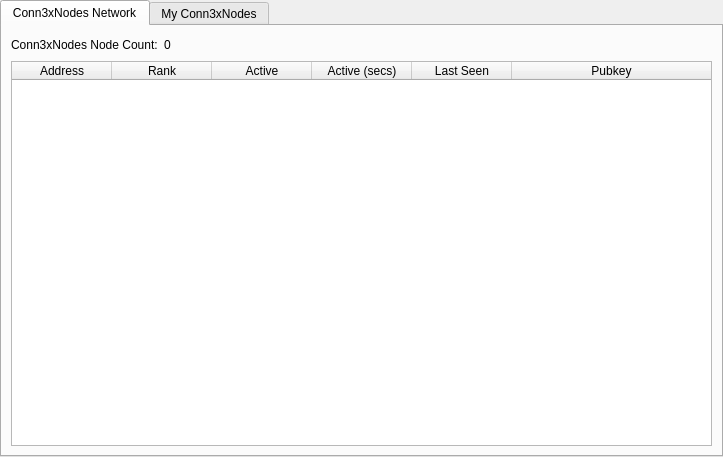
<?xml version="1.0" encoding="UTF-8"?>
<ui version="4.0">
 <class>MasternodeManager</class>
 <widget class="QWidget" name="MasternodeManager">
  <property name="geometry">
   <rect>
    <x>0</x>
    <y>0</y>
    <width>723</width>
    <height>457</height>
   </rect>
  </property>
  <property name="windowTitle">
   <string>Form</string>
  </property>
  <layout class="QVBoxLayout" name="topLayout">
   <property name="leftMargin">
    <number>0</number>
   </property>
   <property name="topMargin">
    <number>0</number>
   </property>
   <property name="rightMargin">
    <number>0</number>
   </property>
   <property name="bottomMargin">
    <number>0</number>
   </property>
   <item>
    <layout class="QVBoxLayout" name="verticalLayout">
     <property name="bottomMargin">
      <number>0</number>
     </property>
     <item>
      <widget class="QTabWidget" name="tabWidget">
       <property name="currentIndex">
        <number>0</number>
       </property>
       <widget class="QWidget" name="tab">
        <attribute name="title">
         <string>Conn3xNodes Network</string>
        </attribute>
        <layout class="QGridLayout" name="gridLayout">
         <item row="1" column="0">
          <widget class="QTableWidget" name="tableWidget">
           <property name="editTriggers">
            <set>QAbstractItemView::NoEditTriggers</set>
           </property>
           <property name="alternatingRowColors">
            <bool>true</bool>
           </property>
           <property name="selectionBehavior">
            <enum>QAbstractItemView::SelectRows</enum>
           </property>
           <attribute name="horizontalHeaderStretchLastSection">
            <bool>true</bool>
           </attribute>
           <column>
            <property name="text">
             <string>Address</string>
            </property>
           </column>
           <column>
            <property name="text">
             <string>Rank</string>
            </property>
           </column>
           <column>
            <property name="text">
             <string>Active</string>
            </property>
           </column>
           <column>
            <property name="text">
             <string>Active (secs)</string>
            </property>
           </column>
           <column>
            <property name="text">
             <string>Last Seen</string>
            </property>
           </column>
           <column>
            <property name="text">
             <string>Pubkey</string>
            </property>
           </column>
          </widget>
         </item>
         <item row="0" column="0">
          <layout class="QHBoxLayout" name="horizontalLayout_3">
           <property name="bottomMargin">
            <number>0</number>
           </property>
           <item>
            <widget class="QLabel" name="label_2">
             <property name="text">
              <string>Conn3xNodes Node Count:</string>
             </property>
            </widget>
           </item>
           <item>
            <widget class="QLabel" name="countLabel">
             <property name="text">
              <string>0</string>
             </property>
            </widget>
           </item>
           <item>
            <spacer name="horizontalSpacer_3">
             <property name="orientation">
              <enum>Qt::Horizontal</enum>
             </property>
             <property name="sizeHint" stdset="0">
              <size>
               <width>40</width>
               <height>20</height>
              </size>
             </property>
            </spacer>
           </item>
          </layout>
         </item>
        </layout>
       </widget>
       <widget class="QWidget" name="tab_2">
        <attribute name="title">
         <string>My Conn3xNodes</string>
        </attribute>
        <layout class="QGridLayout" name="gridLayout_2">
         <item row="0" column="0">
          <layout class="QVBoxLayout" name="verticalLayout_2">
           <property name="bottomMargin">
            <number>0</number>
           </property>
           <item>
            <layout class="QHBoxLayout" name="horizontalLayout">
             <item>
              <widget class="QPushButton" name="createButton">
               <property name="text">
                <string>&amp;Create...</string>
               </property>
              </widget>
             </item>
             <item>
              <widget class="QPushButton" name="copyAddressButton">
               <property name="text">
                <string>Copy &amp;Address</string>
               </property>
              </widget>
             </item>
             <item>
              <spacer name="horizontalSpacer">
               <property name="orientation">
                <enum>Qt::Horizontal</enum>
               </property>
               <property name="sizeHint" stdset="0">
                <size>
                 <width>40</width>
                 <height>20</height>
                </size>
               </property>
              </spacer>
             </item>
            </layout>
           </item>
           <item>
            <widget class="QTableWidget" name="tableWidget_2">
             <property name="editTriggers">
              <set>QAbstractItemView::NoEditTriggers</set>
             </property>
             <property name="alternatingRowColors">
              <bool>true</bool>
             </property>
             <property name="selectionMode">
              <enum>QAbstractItemView::SingleSelection</enum>
             </property>
             <property name="selectionBehavior">
              <enum>QAbstractItemView::SelectRows</enum>
             </property>
             <attribute name="horizontalHeaderStretchLastSection">
              <bool>true</bool>
             </attribute>
             <column>
              <property name="text">
               <string>Alias</string>
              </property>
             </column>
             <column>
              <property name="text">
               <string>IP/Onion</string>
              </property>
             </column>
             <column>
              <property name="text">
               <string>Status</string>
              </property>
             </column>
             <column>
              <property name="text">
               <string>Collateral Address</string>
              </property>
             </column>
            </widget>
           </item>
           <item>
            <layout class="QHBoxLayout" name="horizontalLayout_2">
             <property name="bottomMargin">
              <number>0</number>
             </property>
             <item>
              <widget class="QPushButton" name="editButton">
               <property name="text">
                <string>&amp;Edit</string>
               </property>
              </widget>
             </item>
             <item>
              <widget class="QPushButton" name="getConfigButton">
               <property name="text">
                <string>&amp;Get Config</string>
               </property>
              </widget>
             </item>
             <item>
              <widget class="QPushButton" name="removeButton">
               <property name="text">
                <string>&amp;Remove</string>
               </property>
              </widget>
             </item>
             <item>
              <spacer name="horizontalSpacer_2">
               <property name="orientation">
                <enum>Qt::Horizontal</enum>
               </property>
               <property name="sizeHint" stdset="0">
                <size>
                 <width>40</width>
                 <height>20</height>
                </size>
               </property>
              </spacer>
             </item>
            </layout>
           </item>
           <item>
            <layout class="QHBoxLayout" name="horizontalLayout_4">
             <property name="bottomMargin">
              <number>0</number>
             </property>
             <item>
              <widget class="QPushButton" name="startButton">
               <property name="text">
                <string>&amp;Start</string>
               </property>
              </widget>
             </item>
             <item>
              <widget class="QPushButton" name="stopButton">
               <property name="text">
                <string>Sto&amp;p</string>
               </property>
              </widget>
             </item>
             <item>
              <spacer name="horizontalSpacer_4">
               <property name="orientation">
                <enum>Qt::Horizontal</enum>
               </property>
               <property name="sizeHint" stdset="0">
                <size>
                 <width>40</width>
                 <height>20</height>
                </size>
               </property>
              </spacer>
             </item>
            </layout>
           </item>
           <item>
            <layout class="QHBoxLayout" name="horizontalLayout_5">
             <property name="bottomMargin">
              <number>0</number>
             </property>
             <item>
              <widget class="QPushButton" name="startAllButton">
               <property name="text">
                <string>S&amp;tart All</string>
               </property>
              </widget>
             </item>
             <item>
              <widget class="QPushButton" name="stopAllButton">
               <property name="text">
                <string>St&amp;op All</string>
               </property>
              </widget>
             </item>
             <item>
              <spacer name="horizontalSpacer_5">
               <property name="orientation">
                <enum>Qt::Horizontal</enum>
               </property>
               <property name="sizeHint" stdset="0">
                <size>
                 <width>40</width>
                 <height>20</height>
                </size>
               </property>
              </spacer>
             </item>
            </layout>
           </item>
          </layout>
         </item>
        </layout>
       </widget>
      </widget>
     </item>
    </layout>
   </item>
  </layout>
 </widget>
 <resources/>
 <connections/>
</ui>
